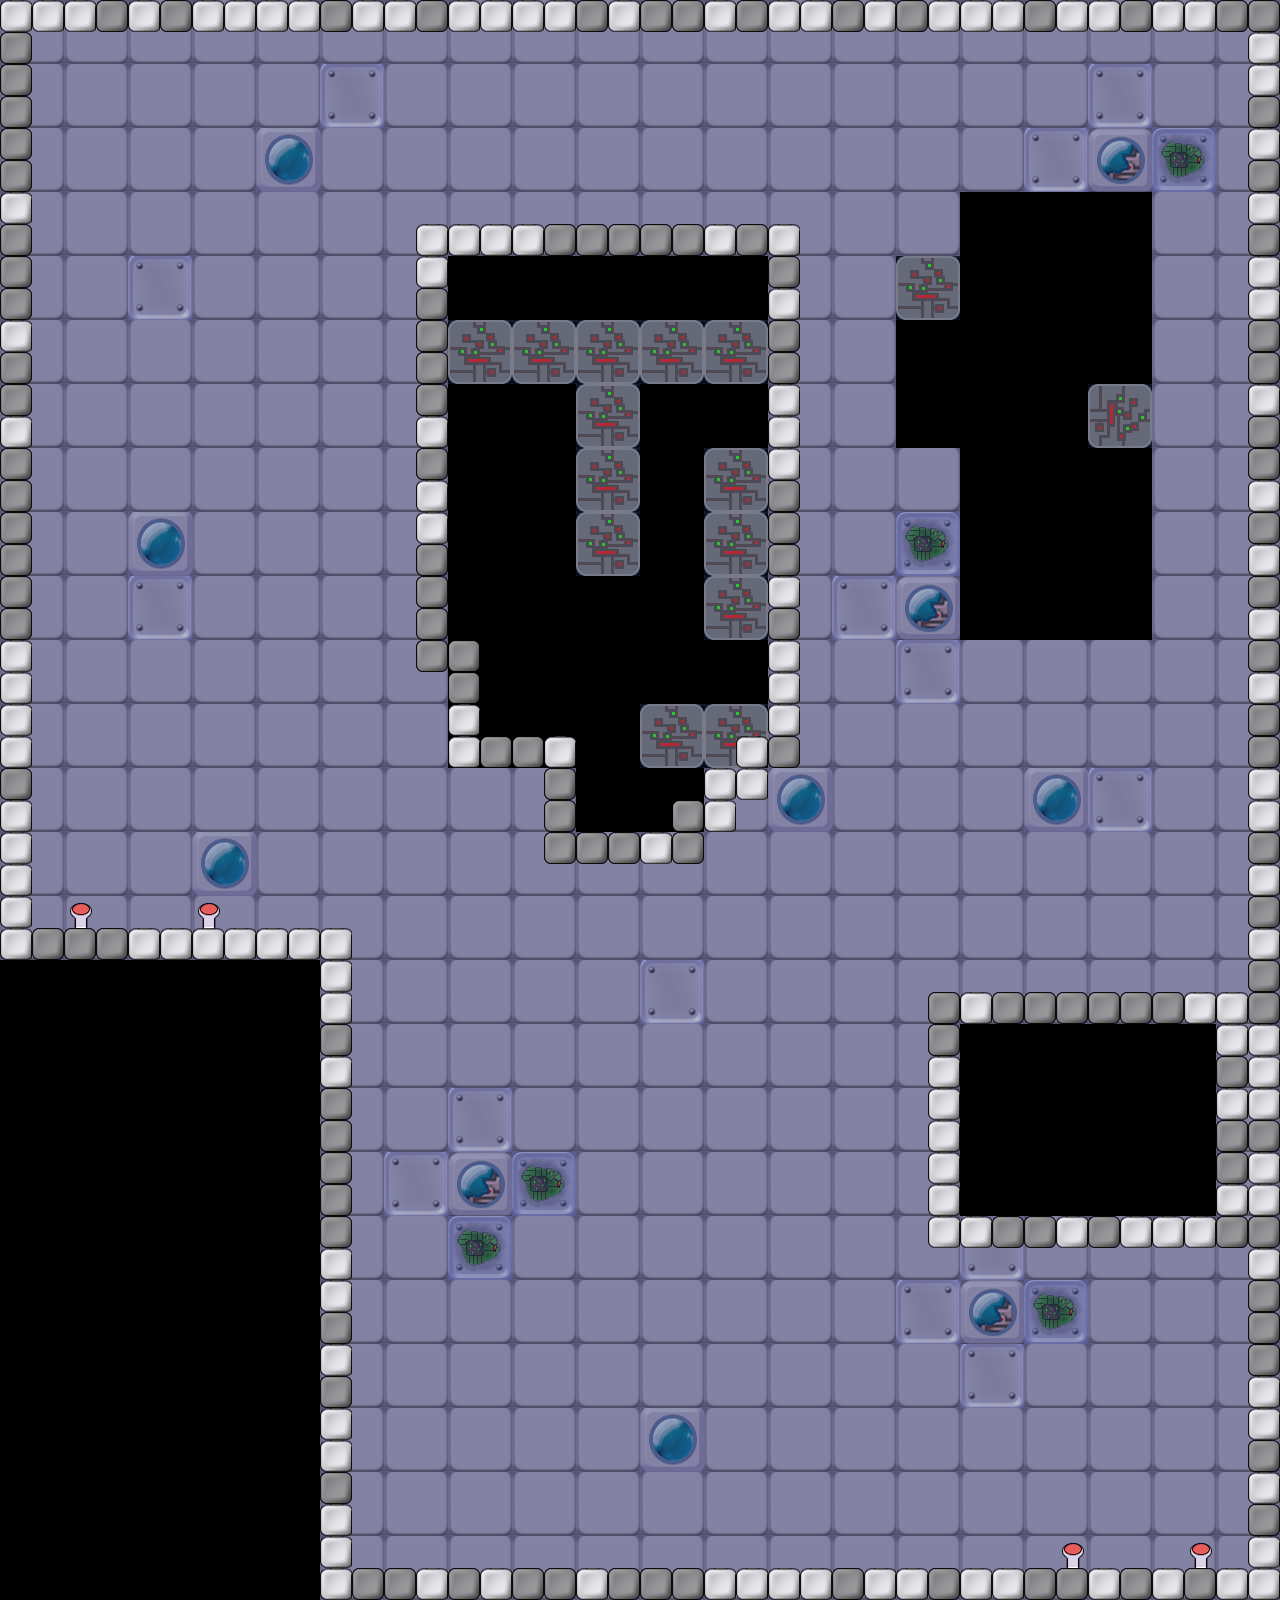

This is a level from a 2D game, rendered from its Tiled map with the project's own tilesets. A one-line summary and the map file follow, with tile-layer data summarised:
An orthogonal 40x50 tile map with 32x32 px tiles, 2 tile layers (Tile Layer 1, Tile Layer 2) and 12 objects (4x bomba, 3x estrella, 2x pared, inicio, fin, ...).

<map version="1.0" orientation="orthogonal" width="40" height="50" tilewidth="32" tileheight="32">
 <properties>
  <property name="tamanoMapaX" value="40" />
  <property name="tamanoMapaY" value="50" />
 </properties>
 <tileset firstgid="1" name="tiled" tilewidth="32" tileheight="32">
  <image source="tiled.png" width="512" height="512" />
 </tileset>
 <layer name="Tile Layer 1" width="40" height="50">
  <data>[2000 cells, 1548 non-empty, 24 distinct tile ids]</data>
 </layer>
 <layer name="Tile Layer 2" width="40" height="50">
  <data>[2000 cells, 272 non-empty, 3 distinct tile ids]</data>
 </layer>
 <objectgroup name="fisicos" width="40" height="50">
  <object type="pared" x="1248" y="1568">
   <polyline points="0,0 0,-320 -320,-320 -320,-576 0,-576 0,-1536 -1216,-1536 -1216,-640 -896,-640 -896,0 0,0" />
  </object>
  <object type="pared" x="704" y="864">
   <polyline points="0,0 -160,0 -160,-96 -256,-96 -256,-192 -288,-192 -288,-640 96,-640 96,-96 64,-96 64,-64 32,-64 32,-32 0,-32 0,0" />
  </object>
  <object type="inicio" x="64" y="928" width="160" height="32" />
  <object type="fin" x="1056" y="1568" width="160" height="32" />
 </objectgroup>
 <objectgroup name="interaccion" width="40" height="50">
  <object type="estrella" x="201" y="477" />
  <object type="estrella" x="642" y="114" />
  <object type="estrella" x="1172" y="120" />
  <object type="gas" x="1046" y="676" />
  <object type="bomba" x="1037" y="299">
   <properties>
    <property name="direccion" value="derecha" />
   </properties>
  </object>
  <object type="bomba" x="1040" y="428">
   <properties>
    <property name="direccion" value="izquierda" />
   </properties>
  </object>
  <object type="bomba" x="1041" y="559">
   <properties>
    <property name="direccion" value="derecha" />
   </properties>
  </object>
  <object type="bomba" x="660" y="1124">
   <properties>
    <property name="direccion" value="izquierda" />
   </properties>
  </object>
 </objectgroup>
</map>
